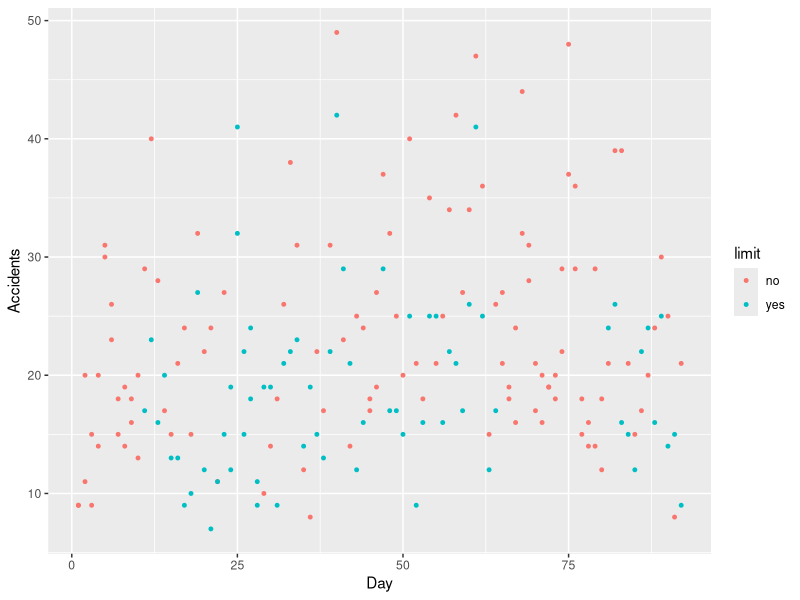
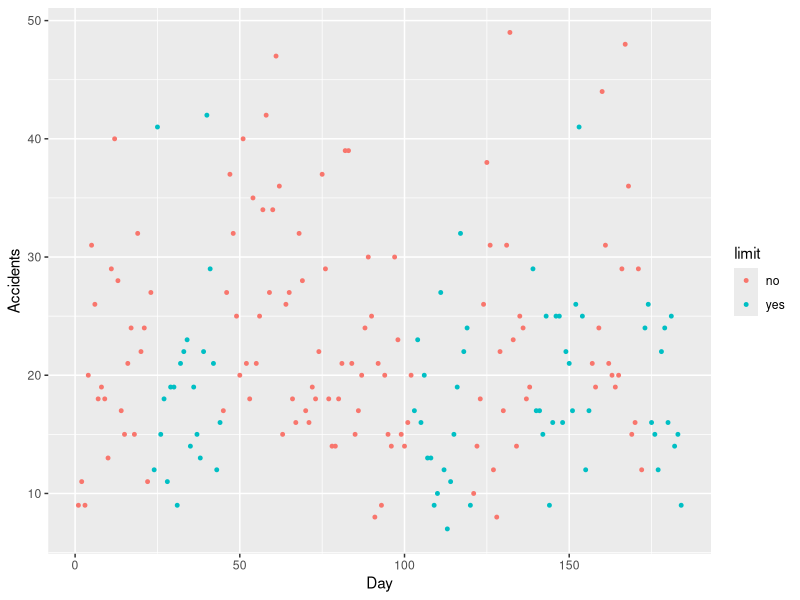
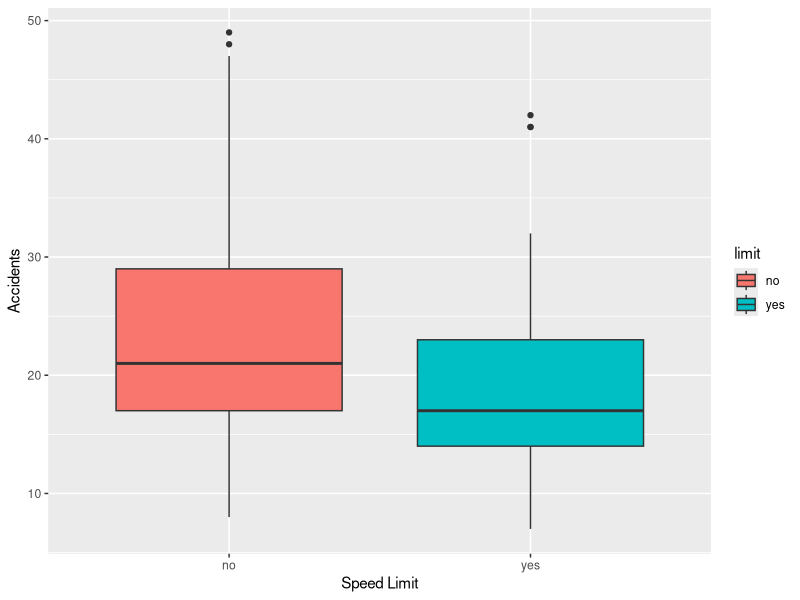
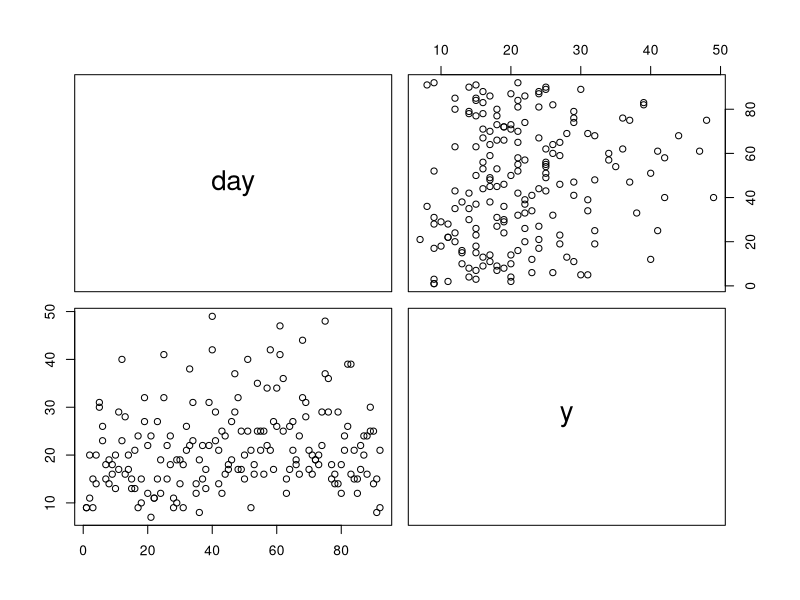
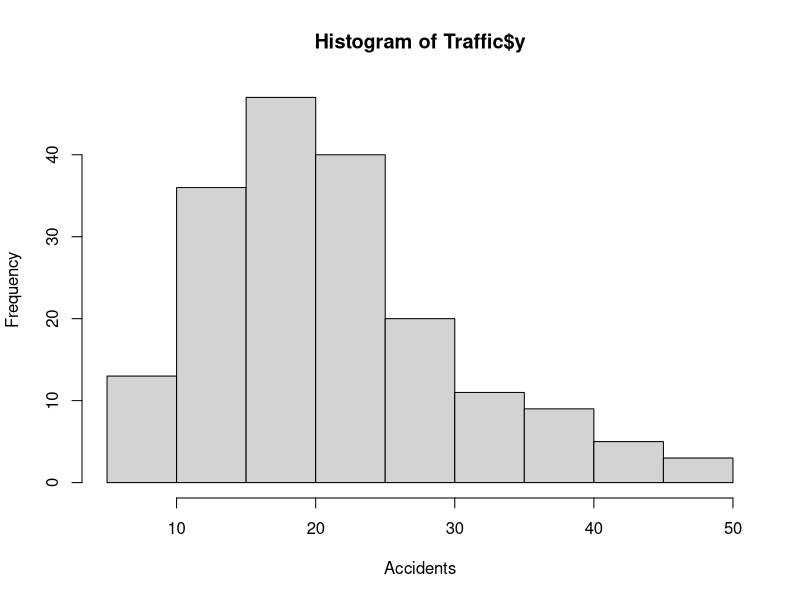
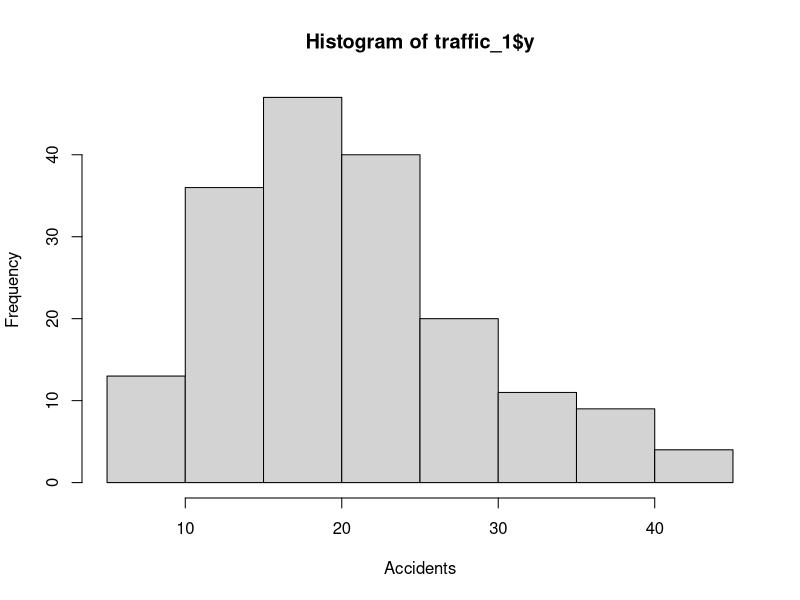
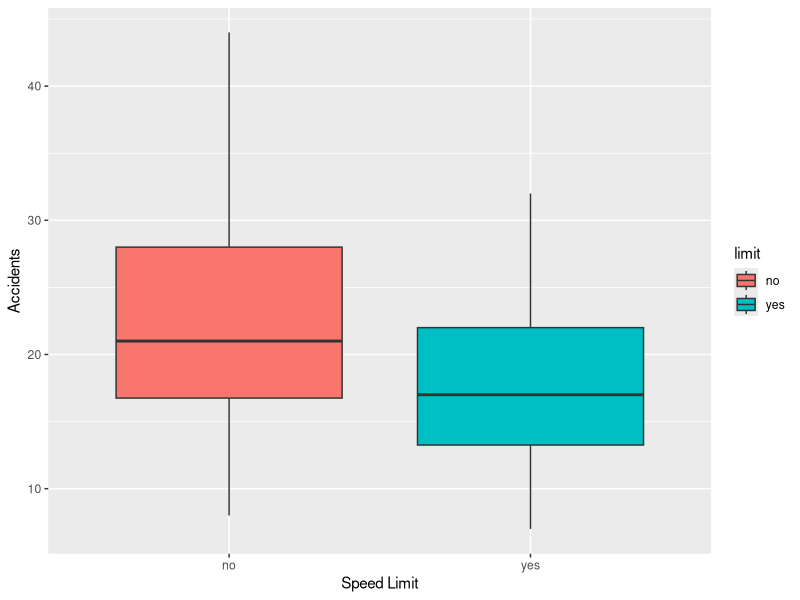

The R source for these figures, in order:
install.packages("dplyr")

library(ggplot2)
library(MASS)
library(dplyr)
# First I wanted to check out the available datasets
data(package="ggplot2")
data(package = .packages(all.available = TRUE))

# This dataset shows the effect of swedish speed limits on accidents
# I found it quite interesting, as the introduction of a speed limit is a hot topic in germany right now
# and learning something from the scandinavians turned out pretty well in the past
# => Research question: Does the introduction of a speed limit reduce the amount of road accidents
MASS::Traffic

data("Traffic", package="MASS")

head(Traffic, 5)
tail(Traffic, 5)

# Shows that the dataset is not really big. Only 184 observations
# Taken from two years time, 1961-1962 Probably not the best data to make decision for the present...
summary(Traffic) # => Values for year & day not very useful...
str(Traffic)

# As the dataset is fairly small I could already see, that there are no missing values
# Nevertheless I tested it:
colSums(is.na(Traffic))

# Checking Variance:
var(Traffic$y)
# => high variance and small data set... Not the best to draw conclusions from

# Before looking at the data I thought that there would have been a law for a general speed limit,
# so I expected a nice graph view where you can see the accidents way lower after this
# Now seeing that, the data doesn't look like this
# So I did a Boxplot later, as it serves the distribution of the data better in my opinion

ggplot(Traffic, aes(x = day, y = y)) +
  geom_point(aes(color = limit), size = 1) +
  labs(y = "Accidents", x = "Day")
# Not quite right yet, Renders day n of 1961 and 1962 on the same x position..

# data preparation: Make dates continuous
Traffic$date_cont <- ifelse(Traffic$year == "1961", Traffic$day, Traffic$day + 92)

ggplot(Traffic, aes(x = date_cont, y = y)) +
  geom_point(aes(color = limit), size = 1) +
  labs(y = "Accidents", x = "Day")

# Above not very insightful. Maybe do simple histogram instead:
ggplot(Traffic, aes(x=limit, y=y, fill=limit)) +
  geom_boxplot() +
  labs(x="Speed Limit", y="Accidents")

# Looking at the Boxplot; At which dates where the outliers?
# Maybe take a look at the 10 biggest values
# As the lowest possible number would be zero and the data is not to far from that,
# Negative outliers don't exist in this data

# Checking correlation
# Expecting correlation between 'limit' and 'y'
# (Therefore also between day and y...)
# Probably not the best data set to check for correlation, but let's do it anyway
cor(Traffic[,c(1,2,4)])
pairs(Traffic[,c(2,4)])
# It could've been interesting to see if there is a correlation between certain dates (e.g. Weekends vs. Weekdays) and y,
# But since the days are only numbered and not labeled with date, I can not do it

# Let's make 'limit' numeric, so we can check it's correlation with the amount of accidents
Traffic$limit_num <- ifelse(Traffic$limit == 'no', 0, 1)
cor(Traffic[,c("y","limit_num")])

# Looking for outliers: In Boxplot visible, that positive outliers exist
quantile(Traffic$y)
hist(Traffic$y, xlab="Accidents")

# Try to create Boxplot w/o outliers
# Take a look at the biggest values:
tail(Traffic[order(Traffic$y),], 10)

# Common approach: Interquartile Range
Q1 <- quantile(Traffic$y, 0.25)
Q3 <- quantile(Traffic$y, 0.75)
IQR <- Q3 - Q1

lower_bound <- Q1 - 1.5 * IQR
upper_bound <- Q3 + 1.5 * IQR

cat(lower_bound, upper_bound)
# lower_bound < 0 => as guessed, no negative outliers

# Can I count the number of outliers and see whether they occured rather w/ or w/o a speed limit?
outliers <- subset(Traffic, y > upper_bound)
print(outliers)
# => 4 outliers, all of them without speed limit

# To denote processing of the dataset, I will use indices
traffic_1 <- subset(Traffic, y <= upper_bound)
print(traffic_1)
hist(traffic_1$y, xlab="Accidents")

# However Boxplot shows that 'yes' has two outliers, far away from the rest of the data
# Maybe remove outliers for both categories individually?
traffic_limit <- subset(Traffic, limit == 'yes')
tail(traffic_limit[order(traffic_limit$y),], 10)

remove_outliers <- function(dataset, property){
  Q1 <- quantile(property, 0.25)
  Q3 <- quantile(property, 0.75)
  IQR <- Q3 - Q1
  
  lower_bound <- Q1 - 1.5 * IQR
  upper_bound <- Q3 + 1.5 * IQR
  
  cat(lower_bound, upper_bound, "\n")
  print(subset(dataset, (y > upper_bound | y < lower_bound)))
  
  return (subset(dataset, (y < upper_bound & y > lower_bound)))
}

traffic_no_limit <- subset(Traffic, limit == 'no')

# Dataset with outliers removed for both categories
traffic_2 <- rbind(
  remove_outliers(traffic_limit, traffic_limit$y),
  remove_outliers(traffic_no_limit, traffic_no_limit$y)
)

# Now looking at the Boxplot:
ggplot(traffic_2, aes(x=limit, y=y, fill=limit)) +
  geom_boxplot() +
  labs(x="Speed Limit", y="Accidents")

# Mean removal
mean_y <- mean(traffic_2$y)
cat(mean_y)
# I will only remove the mean of 'y', as the other columns contain categorial data

traffic_3 <- mutate(traffic_2, y = y - mean_y)
